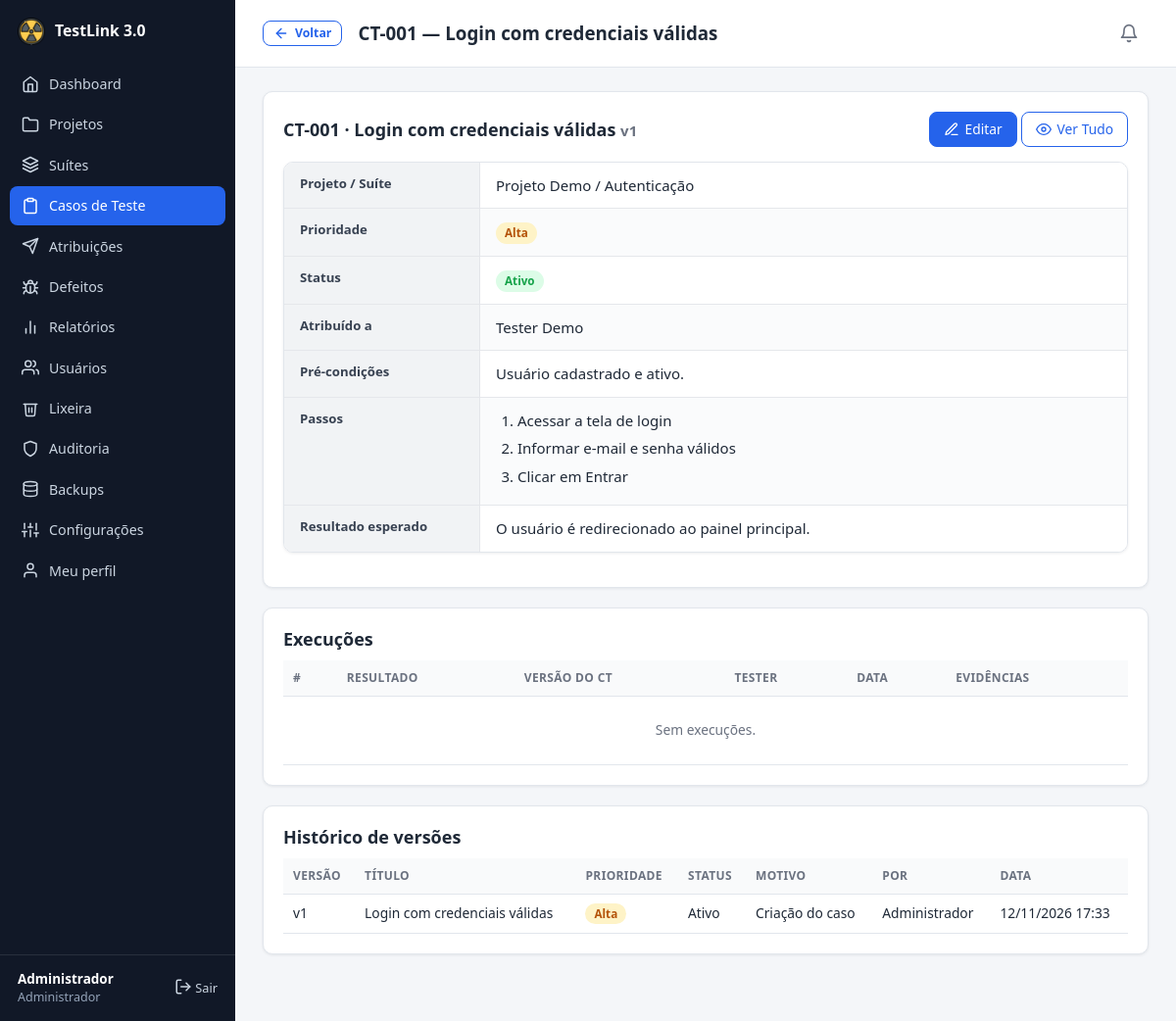
The app's page /case_view.php?id=1 (signed in) with its own data.
### tables this page shows
CREATE TABLE users (
    id            INT UNSIGNED AUTO_INCREMENT PRIMARY KEY,
    name          VARCHAR(120) NOT NULL,
    email         VARCHAR(160) NOT NULL UNIQUE,
    password_hash VARCHAR(255) NOT NULL,
    role          ENUM('admin','tester','developer','viewer') NOT NULL DEFAULT 'tester',
    active        TINYINT(1) NOT NULL DEFAULT 1,
     
    status        ENUM('approved','pending','rejected') NOT NULL DEFAULT 'approved',
    created_at    DATETIME NOT NULL DEFAULT CURRENT_TIMESTAMP
);

CREATE TABLE test_cases (
    id              INT UNSIGNED AUTO_INCREMENT PRIMARY KEY,
    project_id      INT UNSIGNED NOT NULL,
    suite_id        INT UNSIGNED NOT NULL,
    code            VARCHAR(40) NOT NULL,
    title           VARCHAR(200) NOT NULL,
    preconditions   TEXT NULL,
    steps           TEXT NOT NULL,
    expected_result TEXT NOT NULL,
    priority        ENUM('low','medium','high','critical') NOT NULL DEFAULT 'medium',
    status          ENUM('active','inactive') NOT NULL DEFAULT 'active',
    version         INT UNSIGNED NOT NULL DEFAULT 1,
    created_by      INT UNSIGNED NULL,
    created_at      DATETIME NOT NULL DEFAULT CURRENT_TIMESTAMP,
    updated_at      DATETIME NOT NULL DEFAULT CURRENT_TIMESTAMP ON UPDATE CURRENT_TIMESTAMP,
    UNIQUE KEY uq_case_code (project_id, code),
    FOREIGN KEY (project_id) REFERENCES projects(id) ON DELETE CASCADE,
    FOREIGN KEY (suite_id)   REFERENCES suites(id)   ON DELETE CASCADE,
    FOREIGN KEY (created_by) REFERENCES users(id)    ON DELETE SET NULL
);

CREATE TABLE projects (
    id          INT UNSIGNED AUTO_INCREMENT PRIMARY KEY,
    name        VARCHAR(150) NOT NULL,
    description TEXT NULL,
    status      ENUM('active','archived') NOT NULL DEFAULT 'active',
    created_by  INT UNSIGNED NULL,
    created_at  DATETIME NOT NULL DEFAULT CURRENT_TIMESTAMP,
    FOREIGN KEY (created_by) REFERENCES users(id) ON DELETE SET NULL
);

CREATE TABLE suites (
    id          INT UNSIGNED AUTO_INCREMENT PRIMARY KEY,
    project_id  INT UNSIGNED NOT NULL,
    name        VARCHAR(150) NOT NULL,
    description TEXT NULL,
    created_at  DATETIME NOT NULL DEFAULT CURRENT_TIMESTAMP,
    FOREIGN KEY (project_id) REFERENCES projects(id) ON DELETE CASCADE
);

CREATE TABLE test_case_versions (
    id              INT UNSIGNED AUTO_INCREMENT PRIMARY KEY,
    case_id         INT UNSIGNED NOT NULL,
    version         INT UNSIGNED NOT NULL,
    title           VARCHAR(200) NOT NULL,
    preconditions   TEXT NULL,
    steps           TEXT NOT NULL,
    expected_result TEXT NOT NULL,
    priority        VARCHAR(20) NOT NULL,
    status          VARCHAR(20) NOT NULL,
    change_note     VARCHAR(255) NULL,
    changed_by      INT UNSIGNED NULL,
    changed_at      DATETIME NOT NULL DEFAULT CURRENT_TIMESTAMP,
    FOREIGN KEY (case_id)    REFERENCES test_cases(id) ON DELETE CASCADE,
    FOREIGN KEY (changed_by) REFERENCES users(id)      ON DELETE SET NULL
);

### includes/db.php (called while the page is built)
<?php
function db(): PDO
{
    static $pdo = null;
    if ($pdo === null) {
        $dsn = 'mysql:host=' . DB_HOST . ';dbname=' . DB_NAME . ';charset=' . DB_CHARSET;
        try {
            $pdo = new PDO($dsn, DB_USER, DB_PASS, [
                PDO::ATTR_ERRMODE            => PDO::ERRMODE_EXCEPTION,
                PDO::ATTR_DEFAULT_FETCH_MODE => PDO::FETCH_ASSOC,
                PDO::ATTR_EMULATE_PREPARES   => false,
            ]);
        } catch (PDOException $e) {
            http_response_code(500);
            exit('<h1>Erro de conexão</h1><p>Não foi possível conectar ao banco de dados. '
                . 'Verifique <code>config/config.php</code> e se o <code>database.sql</code> foi importado.</p>');
        }
    }
    return $pdo;
}
function q(string $sql, array $params = []): PDOStatement
{
    $st = db()->prepare($sql);
    $st->execute($params);
    return $st;
}

### includes/auth.php (called while the page is built, shortened)
<?php
function current_user(): ?array
{
    static $user = false;
    if ($user !== false) {
        return $user;
    }
    $row = q('SELECT id, name, email, role, active FROM users WHERE id = ?', [$_SESSION['uid']])->fetch();
    return $user = $row;
}
function require_login(): array
{
    $u = current_user();
    return $u;
}
function require_role(string ...$roles): array
{
    $u = require_login();
    return $u;
}

### includes/notify.php (called while the page is built, shortened)
<?php
function unread_notifications(int $userId): int
{
    return (int)q('SELECT COUNT(*) FROM notifications WHERE user_id = ? AND read_at IS NULL', [$userId])->fetchColumn();
}

### case_view.php (the view, shortened to what this page needs)
<?php
require __DIR__ . '/includes/bootstrap.php';
$user = require_role('admin', 'viewer', 'tester');
$role = $user['role'];
$id = get_int('id');
$case = q('SELECT tc.*, p.name project, s.name suite FROM test_cases tc
           JOIN projects p ON p.id = tc.project_id JOIN suites s ON s.id = tc.suite_id WHERE tc.id = ?', [$id])->fetch();
$versions = q('SELECT v.*, u.name author FROM test_case_versions v LEFT JOIN users u ON u.id = v.changed_by
               WHERE v.case_id = ? ORDER BY v.version DESC, v.id DESC', [$id])->fetchAll();
$testers = q('SELECT u.name FROM assignments a JOIN users u ON u.id = a.tester_id WHERE a.case_id = ? ORDER BY u.name', [$id])
    ->fetchAll(PDO::FETCH_COLUMN);
$execWhere = $role === 'tester' ? 'AND ex.tester_id = ' . (int)$user['id'] : '';
$execs = q("SELECT ex.id, ex.result, ex.executed_at, ex.case_version, u.name tester,
                   (SELECT COUNT(*) FROM evidences WHERE execution_id = ex.id) evs
            FROM executions ex JOIN users u ON u.id = ex.tester_id WHERE ex.case_id = ? $execWhere ORDER BY ex.id DESC", [$id])->fetchAll();
$pageTitle = $case['code'] . ' — ' . $case['title'];
$active = $role === 'tester' ? 'my_tests.php' : 'cases.php';
$backUrl = $role === 'tester' ? 'my_tests.php' : 'cases.php';
include __DIR__ . '/includes/header.php';
?>
<div class="card">
    <div class="card-head">
        <h2><?= e($case['code']) ?> · <?= e($case['title']) ?> <small class="muted">v<?= (int)$case['version'] ?></small></h2>
        <div>
            <?php if ($role === 'admin'): ?><a class="btn" href="case_form.php?id=<?= $id ?>"><?= icon('edit', 16) ?> Editar</a><?php endif; ?>
            <a class="btn btn-ghost" href="report_case.php?id=<?= $id ?>" title="Todas as execuções, evidências e defeitos deste caso — com Imprimir e Baixar PDF"><?= icon('eye', 16) ?> Ver Tudo</a>
        </div>
    </div>
    <dl class="detail-grid rows">
        <dt>Projeto / Suíte</dt><dd><?= e($case['project']) ?> / <?= e($case['suite']) ?></dd>
        <dt>Prioridade</dt><dd><?= level_badge($case['priority']) ?></dd>
        <dt>Status</dt><dd><?= $case['status'] === 'active' ? badge('Ativo', 'green') : badge('Inativo', 'gray') ?></dd>
        <dt>Atribuído a</dt><dd><?= $testers ? e(implode(', ', $testers)) : '<span class="muted">Ninguém</span>' ?></dd>
        <dt>Pré-condições</dt><dd class="pre"><?= e($case['preconditions'] ?: '—') ?></dd>
        <dt>Passos</dt>
        <dd><ol class="steps">
            <?php foreach (preg_split('/\R/', trim($case['steps'])) as $step): if (trim($step) === '') continue; ?>
                <li><?= e($step) ?></li>
            <?php endforeach; ?>
        </ol></dd>
        <dt>Resultado esperado</dt><dd class="pre"><?= e($case['expected_result']) ?></dd>
    </dl>
</div>
<div class="card">
    <h2>Execuções</h2>
    <div class="table-wrap"><table>
        <thead><tr><th>#</th><th>Resultado</th><th>Versão do CT</th><th>Tester</th><th>Data</th><th>Evidências</th></tr></thead>
        <tbody>
        <?php if (!$execs): ?><tr><td colspan="6" class="empty">Sem execuções.</td></tr><?php endif; ?>
        </tbody>
    </table></div>
</div>
<?php if ($role !== 'tester'): ?>
<div class="card">
    <h2>Histórico de versões</h2>
    <div class="table-wrap"><table>
        <thead><tr><th>Versão</th><th>Título</th><th>Prioridade</th><th>Status</th><th>Motivo</th><th>Por</th><th>Data</th></tr></thead>
        <tbody>
        <?php foreach ($versions as $v): ?>
            <tr>
                <td>v<?= (int)$v['version'] ?></td>
                <td><?= e($v['title']) ?></td>
                <td><?= level_badge($v['priority']) ?></td>
                <td><?= $v['status'] === 'active' ? 'Ativo' : 'Inativo' ?></td>
                <td><?= e($v['change_note'] ?: '—') ?></td>
                <td><?= e($v['author'] ?: '—') ?></td>
                <td><?= fmt_dt($v['changed_at']) ?></td>
            </tr>
        <?php endforeach; ?>
        </tbody>
    </table></div>
</div>
<?php endif; ?>
<?php include __DIR__ . '/includes/footer.php'; ?>

### includes/header.php (shortened to what this page needs)
<?php
$user = current_user();
$pageTitle = $pageTitle ?? '';
$active = $active ?? '';
$clean = !empty($_GET['clean']);
$sys = get_setting('system_name', APP_NAME);
?>
<!DOCTYPE html>
<html lang="pt-BR">
<head>
    <link rel="stylesheet" href="assets/css/style.css?v=<?= (int)@filemtime(__DIR__ . '/../assets/css/style.css') ?>">
</head>
<body class="<?= trim(($clean ? 'clean ' : '') . ($bodyClass ?? '')) ?>">
<?php if ($user): ?>
<div class="layout">
    <aside class="sidebar" id="sidebar">
        <a class="brand" href="dashboard.php">
            <img src="assets/img/favicon.png" alt="" width="28" height="28">
            <span><?= e($sys) ?></span>
        </a>
        <nav>
            <?php foreach (nav_items($user['role']) as [$file, $label, $ico]): ?>
                <a href="<?= e($file) ?>" class="<?= $active === strtok($file, '?') ? 'active' : '' ?>">
                    <?= icon($ico) ?> <span><?= e($label) ?></span>
                </a>
            <?php endforeach; ?>
        </nav>
        <div class="sidebar-foot">
            <div class="who">
                <strong><?= e($user['name']) ?></strong>
                <small><?= e(ROLES[$user['role']]) ?></small>
            </div>
            <a href="logout.php" class="logout" title="Sair"><?= icon('logout') ?> Sair</a>
        </div>
    </aside>
    <div class="main">
        <header class="topbar no-print">
            <?php if (!empty($backUrl)): ?><?= back_button($backUrl, 'btn-sm') ?><?php endif; ?>
            <h1><?= e($pageTitle) ?></h1>
            <?php $unreadN = unread_notifications((int)$user['id']); ?>
            <a href="notifications.php" class="bell <?= $unreadN ? 'has' : '' ?>" title="<?= $unreadN ? $unreadN . ' aviso(s) que precisam da sua ação' : 'Nenhum aviso pendente' ?>"
               aria-label="Notificações: <?= $unreadN ?> pendente(s)">
                <?= icon('bell', 20) ?><?php if ($unreadN): ?><span class="bell-count"><?= $unreadN > 99 ? '99+' : $unreadN ?></span><?php endif; ?>
            </a>
        </header>
        <main class="content">
<?php else: ?>
<main class="auth-wrap">
<?php endif; ?>

### includes/helpers.php (shortened to what this page needs)
<?php
function e($value): string
{
    return htmlspecialchars((string)$value, ENT_QUOTES | ENT_SUBSTITUTE, 'UTF-8');
}
function get_int(string $key): int
{
    return (int)($_GET[$key] ?? 0);
}
function get_setting(string $key, string $default = ''): string
{
    static $cache = null;
    if ($cache === null) {
        try {
            $cache = db()->query('SELECT k, v FROM settings')->fetchAll(PDO::FETCH_KEY_PAIR);
        } catch (Throwable $e) {
            $cache = [];
        }
    }
    return $cache[$key] ?? $default;
}
function badge(string $text, string $class): string
{
    return '<span class="badge badge-' . e($class) . '">' . e($text) . '</span>';
}
function level_badge(string $l): string
{
    $map = ['low' => 'gray', 'medium' => 'blue', 'high' => 'amber', 'critical' => 'red'];
    return badge(LEVELS[$l] ?? $l, $map[$l] ?? 'gray');
}
function fmt_dt(?string $d): string
{
    return $d ? date('d/m/Y H:i', strtotime($d)) : '—';
}
function icon(string $name, int $size = 18): string
{
    $p = $paths[$name] ?? '';
    return '<svg class="icon" width="' . $size . '" height="' . $size . '" viewBox="0 0 24 24" fill="none" '
        . 'stroke="currentColor" stroke-width="2" stroke-linecap="round" stroke-linejoin="round" aria-hidden="true">'
        . $p . '</svg>';
}
function back_button(string $fallback, string $extraClass = ''): string
{
    return '<a href="' . e($fallback) . '" class="btn btn-ghost btn-back ' . e($extraClass) . '" data-back title="Voltar à página anterior">'
        . icon('arrow-left', 16) . ' <span>Voltar</span></a>';
}

### records on screen
users: name "Administrador", role "Administrador"
test_cases: code "CT-001", title "Login com credenciais válidas", version "1", project.name "Projeto Demo", suite.name "Autenticação", preconditions "Usuário cadastrado e ativo.", steps "Acessar a tela de login", steps "Informar e-mail e senha válidos", steps "Clicar em Entrar", expected_result "O usuário é redirecionado ao painel principal."
test_case_versions: version "1", title "Login com credenciais válidas", status "Ativo", change_note "Criação do caso", changed_by.name "Administrador", changed_at "12/11/2026 17:33"

### other values on screen
$sys "TestLink 3.0"
$label "Dashboard"
$label "Projetos"
$label "Suítes"
$label "Casos de Teste"
$label "Atribuições"
$label "Defeitos"
$label "Relatórios"
$label "Usuários"
$label "Lixeira"
$label "Auditoria"
$label "Backups"
$label "Configurações"
$label "Meu perfil"
$pageTitle "CT-001 — Login com credenciais válidas"
